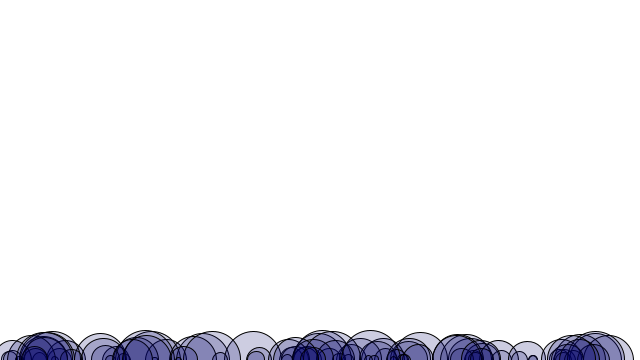
Frame 1 (no input)
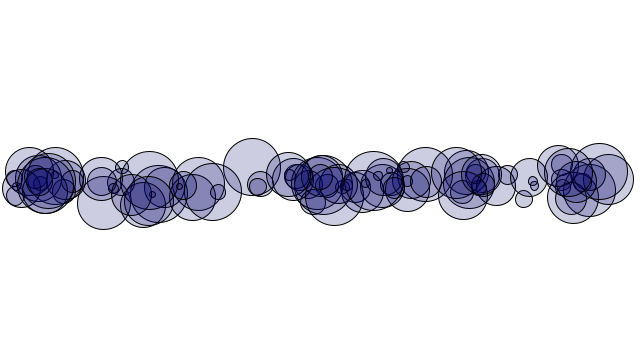
Frame 60 (the mouse pressed at the canvas centre just before this capture)
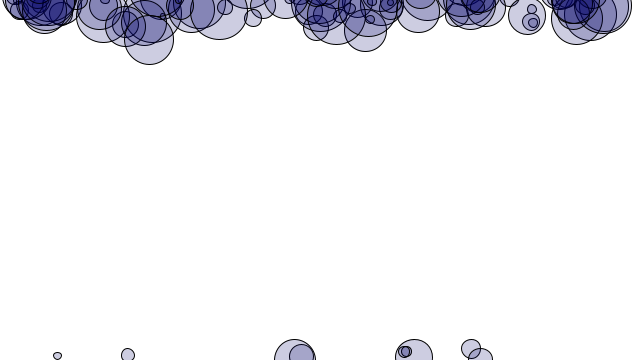
Frame 120 (the mouse held since frame 60 and released just before this capture)

The Processing sketch that drew these frames (run headless with seeded random() and noise(); from frame 60 on, the mouse is pressed at the canvas centre):

// Processing sketch: sketch_170316a
// ── sketch_170316a.pde
Bubble[] bubbles=new Bubble[100];
void setup()
{
  size(640,360);
  for (int i=0;i<bubbles.length;i++){
    bubbles[i]=new Bubble(random(5,60));
  }
}
void draw()
{
  background(255);
  for (int i=0;i<bubbles.length;i++)
  {
    bubbles[i].display();
    bubbles[i].ascend();
    bubbles[i].top();
  }
}
  
// ── Bubble.pde
class Bubble{
  float x;
  float y;
  float diam;
  Bubble(float tempD){
    x=random(width);
    y=height;
    diam=tempD;
  }
  void display()
  {
    stroke(0);
    fill(0,0,100,50);
    ellipse(x,y,diam,diam);
  }
  void ascend()
  {
    y=y-(random(1,5));
    x=x+random(-0.9,0.9);
  }
  void top()
  {
    if((y+(diam/2))<=0)
    {
      y=height;
    }
  }
}
    
